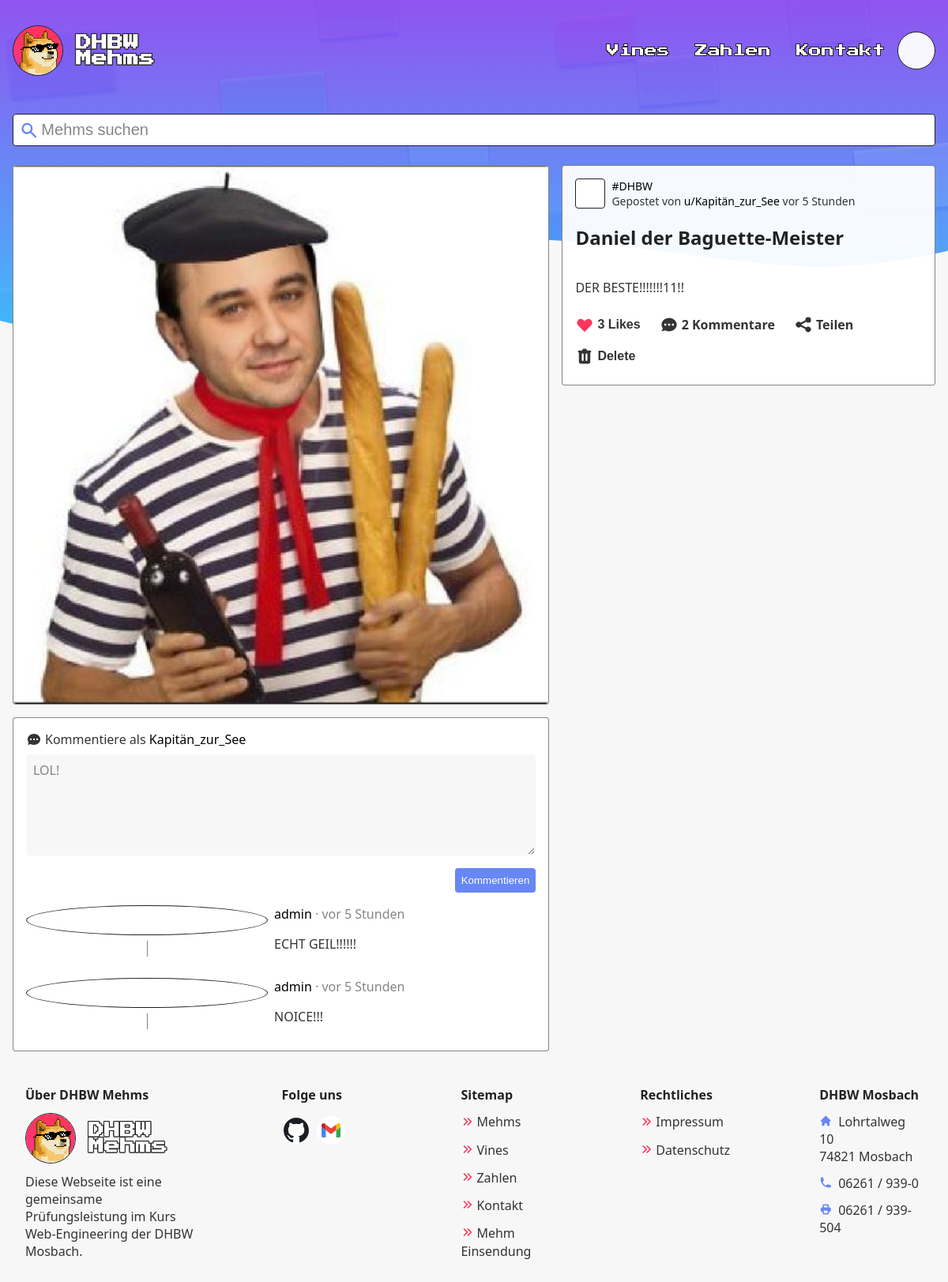
The page /php/mehm?id=4 (signed in) on the database its author committed.
### tables this page shows
CREATE TABLE likes
(
    MehmID integer,
    UserID integer,
    PRIMARY KEY (MehmID, UserID),
    FOREIGN KEY (MehmID) REFERENCES mehms (ID) ON DELETE CASCADE,
    FOREIGN KEY (UserID) REFERENCES users (ID) ON DELETE CASCADE
);

CREATE TABLE mehms
(
    ID          integer PRIMARY KEY AUTO_INCREMENT,
    UserID      integer NOT NULL,
    Path        text    NOT NULL UNIQUE,
    Title       text    NOT NULL,
    Type        text,
    Description text,
    Visible     boolean DEFAULT FALSE,
    VisibleOn   timestamp,
    FOREIGN KEY (UserID) REFERENCES Users (ID) ON DELETE CASCADE
);

CREATE TABLE comments
(
    ID        integer PRIMARY KEY AUTO_INCREMENT,
    MehmID    integer NOT NULL,
    UserID    integer,
    Comment   text,
    Timestamp timestamp DEFAULT now(),
    FOREIGN KEY (MehmID) REFERENCES mehms (ID) ON DELETE CASCADE,
    FOREIGN KEY (UserID) REFERENCES users (ID) ON DELETE CASCADE
);

CREATE TABLE users
(
    ID       integer PRIMARY KEY AUTO_INCREMENT,
    Name     text UNIQUE NOT NULL,
    Password text        NOT NULL,
    Type     text        NOT NULL
);

### php/scripts/database.php (called while the page is built, shortened)
<?php
class Database {
  public PDO $database;
  public function connectToDatabase(string $ROOT) {
    $mysql_host = "localhost";
    $mysql_database = "main";
    $mysql_user = "root";
    $mysql_password = "";
    try {
      $this->database = new PDO("mysql:host=$mysql_host;dbname=$mysql_database", $mysql_user, $mysql_password);
    } catch (PDOException $exception) {
      $this->setupDatabase($ROOT, new PDO("mysql:host=$mysql_host;dbname=", $mysql_user, $mysql_password));
      $this->database = new PDO("mysql:host=$mysql_host;dbname=$mysql_database", $mysql_user, $mysql_password);
    }
  }
  public function getMehm(int $id, bool $admin): array {
    $query = 'SELECT *, count(l.MehmID) AS likeCount, mehms.Type AS Type, mehms.ID AS ID, mehms.UserID as UID
      FROM mehms
      LEFT JOIN users u ON mehms.UserID = u.ID
      LEFT JOIN likes l ON mehms.ID = l.MehmID
      WHERE mehms.ID =' . $id;
    if (!$admin) {
      $query .= ' AND Visible = TRUE';
    }
    try {
      $result = $this->database->query($query)->fetchAll();
      return $result[0];
    } catch (PDOException $e) {
      return [];
    }
  }
  public function getComments(int $id): array {
    $query = 'SELECT u.Name AS Name, Comment, u.ID as UID, Timestamp, comments.ID as ID
            FROM comments
            LEFT JOIN users u ON comments.UserID = u.ID
            WHERE MehmID = ' . $id . '
            ORDER BY Timestamp DESC';
    try {
      return $this->database->query($query)->fetchAll();
    } catch (PDOException $e) {
      return [];
    }
  }
}

### php/mehm.php (the view, shortened to what this page needs)
<!DOCTYPE html>
<html lang="de">
<head>
  <link rel="stylesheet" href="../css/toolbar.css">
  <link rel="stylesheet" href="../css/mehm.css">
  <?php include("includes/meta.php"); ?>
</head>
<body>
  <?php
  require_once 'scripts/database.php';
  $db = new Database();
  function timeElapsedString(string $datetime, int $level = 1): string {
    $now = new DateTime;
    $ago = new DateTime($datetime);
    $diff = $now->diff($ago);
    $diff->w = floor($diff->d / 7);
    $diff->d -= $diff->w * 7;
    $string = array(
      'y' => ["Jahr", "Jahren"],
      'm' => ["Monat", "Monaten"],
      'w' => ["Woche", "Wochen"],
      'd' => ["Tag", "Tagen"],
      'h' => ["Stunde", "Stunden"],
      'i' => ["Minute", "Minuten"],
      's' => ["Sekunde", "Sekunden"],
    );
    foreach ($string as $k => &$v) {
      if ($diff->$k) {
        $v = $diff->$k . ' ' . ($diff->$k > 1 ? $v[1] : $v[0]);
      } else {
        unset($string[$k]);
      }
    }
    $string = array_slice($string, 0, $level);
    return $string ? 'vor ' . implode(', ', $string) : 'gerade eben';
  }
  $id = $_GET["id"] ?? "";
  $isAdmin = isset($_SESSION) && $_SESSION["usertype"] == 1;
  $mehm = $db->getMehm($id, $isAdmin);
  $comments = $db->getComments($id);
  $commentCount = count($comments);
  include("includes/header.php");
  $isLogedin = isset($_SESSION["loggedIn"]) && $_SESSION['loggedIn'] === true;
  $isAdmin = $isLogedin && $_SESSION["usertype"] == 1;
  $isPrivileged = $isLogedin && $_SESSION['id'] == $mehm['UID'] || $isAdmin;
  ?>
  <main class="container">
    <form id="query" name="query" action="." method="GET" class="toolbar">
      <?php include("includes/toolbar/search-box.php"); ?>
    </form>
    <div class="content">
      <div class="main">
        <div class="paperlike mehm">
          <img src="<?php echo "../assets/mehms/" . $mehm["Path"] ?>" alt="<?php echo $mehm["Description"] ?>">
        </div>
        <div class="paperlike comments" id="comments">
          <?php if ($isLogedin) {
            echo '<form class="write-comment" id="comment">
            <label for="message">
            <svg xmlns="http://www.w3.org/2000/svg" viewBox="0 0 20 20" fill="currentColor">
              <path fill-rule="evenodd" d="M18 10c0 3.866-3.582 7-8 7a8.841 8.841 0 01-4.083-.98L2 17l1.338-3.123C2.493 12.767 2 11.434 2 10c0-3.866 3.582-7 8-7s8 3.134 8 7zM7 9H5v2h2V9zm8 0h-2v2h2V9zM9 9h2v2H9V9z" clip-rule="evenodd" />
            </svg>
            <span>Kommentiere als <a class="underline" href="mehms?search=u/' . $_SESSION["username"] . '">' . $_SESSION["username"] . '</a></span>
            </label>
            <textarea id="message" placeholder="LOL!" required></textarea>
            <button id="' . $mehm['ID'] . '-' . $_SESSION['id'] . '">Kommentieren</button>
            </form>';
          }
          ?>
          <?php if (count($comments) > 0) {
            echo '<div class="comment-list">';
            foreach ($comments as $comment) {
              echo '<div class="flex">
                <div class="comment-left">
                  <a class="user" href="mehms?search=u/' . $comment["Name"] . '">
                    <svg class="box" height="32" data-jdenticon-value="' . $comment["Name"] . '"></svg>
                  </a>
                  <div class="v-line"></div>
                </div>
                <div class="comment-right">
                  <div class="flex">
                    <div>
                      <a class="user underline" href="mehms?search=u/' . $comment["Name"] . '">
                        ' . $comment["Name"] . '
                      </a>
                      <span class="p-a">· ' . timeElapsedString($comment["Timestamp"]) . '</span>
                    </div>';
              echo '</div><p>' . htmlspecialchars($comment["Comment"]) . '</p>
                </div>
              </div>';
            }
            echo '</div>';
          } ?>
        </div>
      </div>
      <aside class="paperlike meta">
        <div class="posted">
          <div class="profile-picture">
            <svg height="36" data-jdenticon-value="<?php echo $mehm["Name"] ?>"></svg>
          </div>
          <div class="posted-text">
            <p><?php echo '<a class="underline" href="mehms?filter=' . $mehm["Type"] . '">#' . $mehm["Type"] . '</a>' ?>
              <br> Gepostet
              von <?php echo '<a class="underline" href="mehms?search=u%2F' . $mehm["Name"] . '">u/' . $mehm["Name"] . "</a> " . timeElapsedString($mehm["VisibleOn"]) ?>
            </p>
          </div>
        </div>
        <h1 id="title" <?php if ($isPrivileged) echo 'class="editable" contenteditable="true"' ?>><?php echo htmlspecialchars($mehm["Title"]) ?></h1>
        <p <?php if ($isPrivileged && $mehm["Description"] != "") echo 'class="editable" id="descp" contenteditable="true"' ?>><?php echo nl2br(htmlspecialchars($mehm["Description"])) ?></p>
        <div class="flex">
          <button class="meta-icon icon-text" id="like" <?php echo ($isLogedin) ? '' : ' style="cursor: not-allowed;"' ?>>
            <?php
            $beat = '';
            $sess = '';
            if ($isLogedin) {
              $sess = $_SESSION['id'];
              $query = "SELECT * FROM likes WHERE MehmID = " . $mehm['ID'] . " AND UserID = " . $_SESSION['id'];
              $liked = $db->database->query($query)->fetchall();
              if (!empty($liked)) $beat = ' beat';
            }
            echo '<svg xmlns="http://www.w3.org/2000/svg" class="icon-md' . $beat . '" id="a' . $mehm['ID'] . 'a' . $sess . '" viewBox="0 0 20 20" fill="currentColor">
              <path fill-rule="evenodd" d="M3.172 5.172a4 4 0 015.656 0L10 6.343l1.172-1.171a4 4 0 115.656 5.656L10 17.657l-6.828-6.829a4 4 0 010-5.656z" clip-rule="evenodd" />
              </svg>' ?>
            <?php echo $mehm['likeCount'] ?> Like<?php if ($mehm['likeCount'] != 1) echo "s"; ?>
          </button>
          <a class="meta-icon icon-text" href="#comments">
            <?php echo $commentCount ?> Kommentar<?php if ($commentCount != 1) echo "e"; ?>
          </a>
          <span class="meta-icon icon-text" onclick="copyURL()">
            <svg xmlns="http://www.w3.org/2000/svg" id="share-button" class="icon-md" viewBox="0 0 20 20" fill="currentColor">
              <path d="M15 8a3 3 0 10-2.977-2.63l-4.94 2.47a3 3 0 100 4.319l4.94 2.47a3 3 0 10.895-1.789l-4.94-2.47a3.027 3.027 0 000-.74l4.94-2.47C13.456 7.68 14.19 8 15 8z" />
            </svg>
            Teilen
          </span>
          <?php if ($isPrivileged) echo '
            <button class="meta-icon icon-text" onclick="deleteMehm(' . $mehm['ID'] . ')">
              <svg xmlns="http://www.w3.org/2000/svg" class="icon-md" viewBox="0 0 20 20" fill="currentColor">
                <path fill-rule="evenodd" d="M9 2a1 1 0 00-.894.553L7.382 4H4a1 1 0 000 2v10a2 2 0 002 2h8a2 2 0 002-2V6a1 1 0 100-2h-3.382l-.724-1.447A1 1 0 0011 2H9zM7 8a1 1 0 012 0v6a1 1 0 11-2 0V8zm5-1a1 1 0 00-1 1v6a1 1 0 102 0V8a1 1 0 00-1-1z" clip-rule="evenodd" />
              </svg>
              Delete
            </button>';
          ?>
        </div>
      </aside>
    </div>
  </main>
  <?php include("includes/footer.php"); ?>
</body>
</html>

### css/toolbar.css (style rules this page uses)
.toolbar { position: sticky; top: 0; z-index: 8; padding: 8px 0; margin-bottom: 1rem; transition: top 0.2s; display: flex; flex: 8 1 300px; gap: 0.75rem; flex-wrap: wrap; }
@media (min-width: 720px) { .toolbar { top: 8px; padding: 0 0 8px 0; } }

### css/mehm.css (style rules this page uses)
main .content { display: flex; flex-direction: column-reverse; gap: 1rem; background: var(--color-bg2-a); border: 1px solid var(--color-p-a); border-radius: 4px; padding: 1rem; }
main .paperlike { border-radius: 4px; }
main .paperlike.mehm { display: flex; justify-content: center; }
main .main { flex: 1 1 60%; display: flex; flex-direction: column; }
main .main img { padding: 0; overflow: hidden; width: 100%; object-fit: contain; max-width: 100%; max-height: 768px; border-radius: 4px; display: block; user-select: none; }
main .write-comment label { display: flex; align-items: center; margin: 0 0 8px 0; gap: 4px; }
main .write-comment label svg { height: 20px; }
main textarea { display: block; height: 8rem; resize: vertical; min-height: 39px; color: var(--color-p); border: 1px solid var(--color-bg); margin-bottom: 1rem; background: var(--color-bg-a); padding: 0.5rem; border-radius: 4px; width: 100%; box-sizing: border-box; font-family: var(--font-sans); font-size: 1rem; }
main textarea::placeholder { color: var(--color-p-a); }
main .write-comment button { background: var(--color-primary); color: #fff; font-weight: 500; border-radius: 4px; padding: 0.5rem; border: none; margin-left: auto; display: block; cursor: pointer; }
main .comments { margin-top: 1rem; padding: 1rem; display: flex; flex-direction: column; gap: 1rem; }
main .comment-list>.flex { display: flex; gap: 8px; }
main .comments .user .box { padding: 2px; border-radius: 50%; background-color: #fff; }
main .comments .comment-left { display: flex; flex-direction: column; align-items: center; z-index: 4; }
main .comments p { word-break: break-word; white-space: pre-line; }
main .comment-list { display: flex; flex-direction: column; gap: 1rem; }
main .p-a { color: var(--color-p-a); }
main .editable { border-radius: 4px; display: inline-block; width: 100%; }
main .meta { flex: 0 2 40%; }
main .posted { display: flex; }
main .posted-text { display: flex; align-items: center; font-size: 0.875rem; }
main .posted-text p { margin: 0; }
main .profile-picture { display: flex; justify-content: center; align-items: center; background: #fff; width: 36px; min-width: 36px; height: 36px; border: 1px solid var(--color-border); border-radius: 4px; overflow: hidden; margin-right: 8px; }
main h1 { word-break: break-all; }
main .meta .flex { gap: 0 0.5rem; flex-wrap: wrap; margin-left: -0.5rem; }
main .icon-text { display: flex; align-items: center; gap: 4px; cursor: pointer; }
main .meta-icon { padding: 8px; font-weight: 600; font-size: 1rem; }
main button.meta-icon { background: transparent; border: none; color: var(--color-p); }
main .beat { color: var(--color-secondary); }
@media (min-width: 960px) { main .content { flex-direction: row; background: none; border: none; padding: 0; align-items: flex-start; } }
@media (min-width: 960px) { main .paperlike { background: var(--color-bg2-a); border: 1px solid var(--color-p-a); } }
@media (min-width: 960px) { main .meta { padding: 1rem; position: sticky; top: 56px; transition: top 0.2s; } }

### php/mehm.php (style rules this page uses)
:root { --banner-top: #b167eb; --banner-bottom: #4bd8f6; }

### rows shown on the page
likes: MehmID.Path (picture), MehmID.Type "DHBW", users.Name "Kapitän_zur_See", MehmID.VisibleOn "vor 5 Stunden", MehmID.Title "Daniel der Baguette-Meister", MehmID.Description "DER BESTE!!!!!!!11!!"
comments: UserID.Name "admin", Timestamp "vor 5 Stunden", Comment "ECHT GEIL!!!!!!"
comments: UserID.Name "admin", Timestamp "vor 5 Stunden", Comment "NOICE!!!"

### other values the page prints
$_SESSION["username"] "Kapitän_zur_See"
$mehm['likeCount'] "3"
$commentCount "2"
